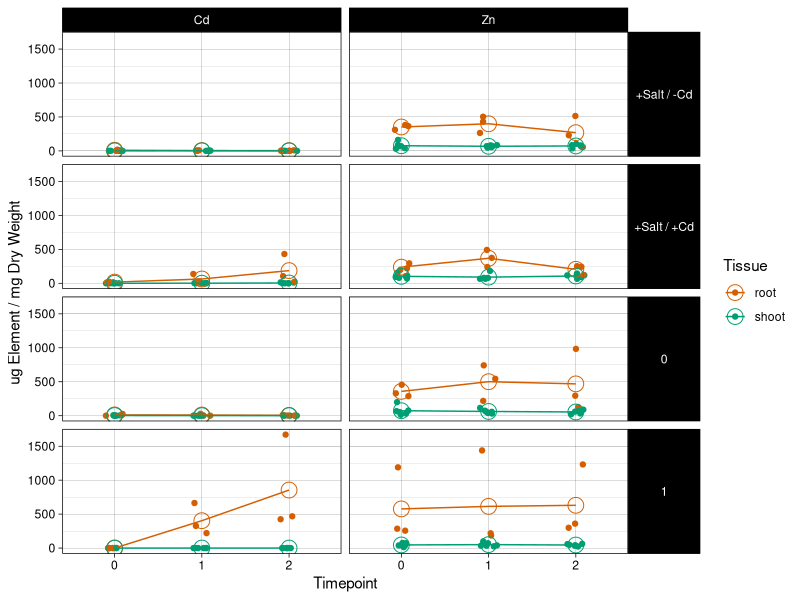
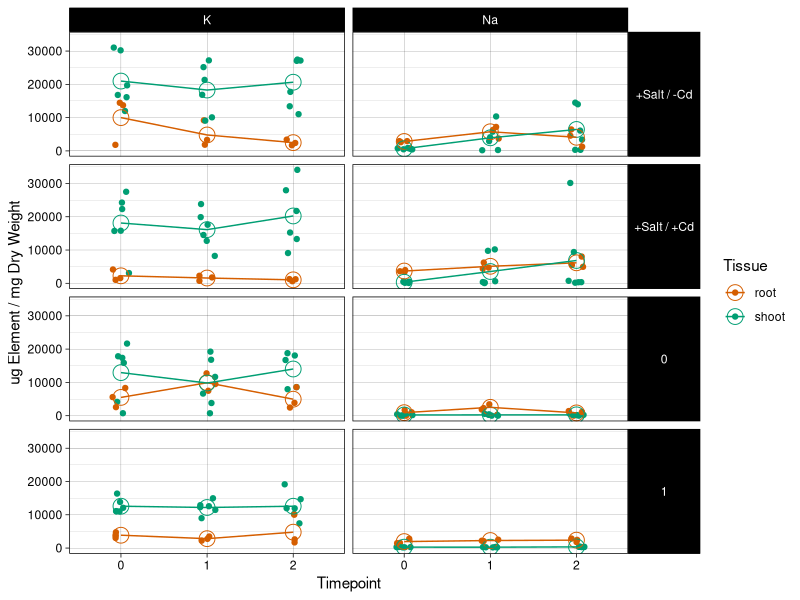
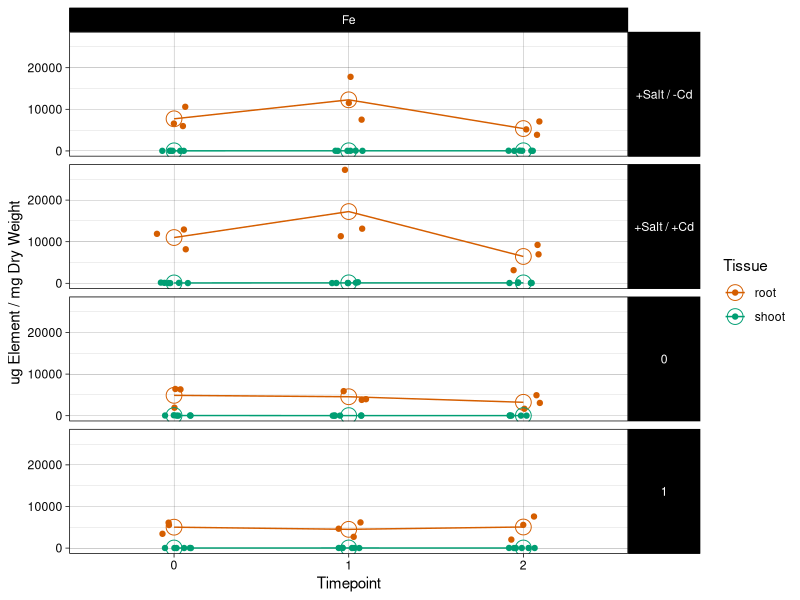

Reproduce these figures in R, in order.
library(tidyverse)
library(cowplot)
library(Hmisc)

#Set Working Directory
#setwd("~/Downloads/CakilePrelim/4-25Run/")
setwd("~/Desktop/CakilePrelim/4-25Run/")


#Read data
alldat2 <- read_csv("4treatments-cleandat2.csv")
#view(alldat2)

#Make TissueType and Treatment factor data type
alldat2 <- alldat2 %>% 
  mutate(SaltCadmium = as_factor(SaltCadmium)) %>% 
  mutate(TissueType = fct_relevel(TissueType, "root", "old leaf", "young leaf"),
         SaltCadmium = fct_relevel(SaltCadmium, "00", "10", "01", "11"))

#view(alldat2)

#Make readable labels for Treatment
treatment.labs <- c("-Salt / -Cd", "+Salt / -Cd", "-Salt / +Cd", "+Salt / +Cd")
names(treatment.labs) <- c("00", "10", "01", "11")

##########
# PLOTS #
#########

#LINE + MEAN + POINTS
######################

#set colors
mycols <- c("#D55E00", "#009E73", "#0072B2")

#Microelements
alldat2 %>% 
  filter(Element == "Cd" | Element == "Zn") %>% 
  ggplot(aes(x = as_factor(Timepoint), y = ugElementPermgDW, color = TissueType, group = TissueType)) +
  geom_jitter(width = 0.1) +
  stat_summary(fun.y = "mean", geom = "point", pch=21, size=5) +
  stat_summary(fun.y = "mean", geom = "line") +
  facet_grid(SaltCadmium ~ Element, labeller = labeller(SaltCadmium = treatment.labs)) +
  labs(x = "Timepoint", y = "ug Element / mg Dry Weight", color = "Tissue") +
  scale_color_manual(values = mycols) + theme_linedraw() +
  theme(strip.text.y.right = element_text(angle = 0))

#Macroelements
alldat2 %>% 
  filter(Element == "Na" | Element == "K" ) %>% 
  ggplot(aes(x = as_factor(Timepoint), y = ugElementPermgDW, color = TissueType, group = TissueType)) +
  geom_jitter(width = 0.1) + 
  stat_summary(fun.y = "mean", geom = "point", pch=21, size=5) +
  stat_summary(fun.y = "mean", geom = "line") +
  facet_grid(SaltCadmium ~ Element, labeller = labeller(SaltCadmium = treatment.labs)) +
  labs(x = "Timepoint", y = "ug Element / mg Dry Weight", color = "Tissue") + 
  scale_color_manual(values = mycols) + theme_linedraw() +
  theme(strip.text.y.right = element_text(angle = 0))

#Iron
alldat2 %>% 
  filter(Element == "Fe") %>% 
  ggplot(aes(x = as_factor(Timepoint), y = ugElementPermgDW, color = TissueType, group = TissueType)) +
  geom_jitter(width = 0.1) + 
  stat_summary(fun.y = "mean", geom = "point", pch=21, size=5) +
  stat_summary(fun.y = "mean", geom = "line") +
  facet_grid(SaltCadmium ~ Element, labeller = labeller(SaltCadmium = treatment.labs)) +
  labs(x = "Timepoint", y = "ug Element / mg Dry Weight", color = "Tissue") + 
  scale_color_manual(values = mycols) + theme_linedraw() +
  theme(strip.text.y.right = element_text(angle = 0))
